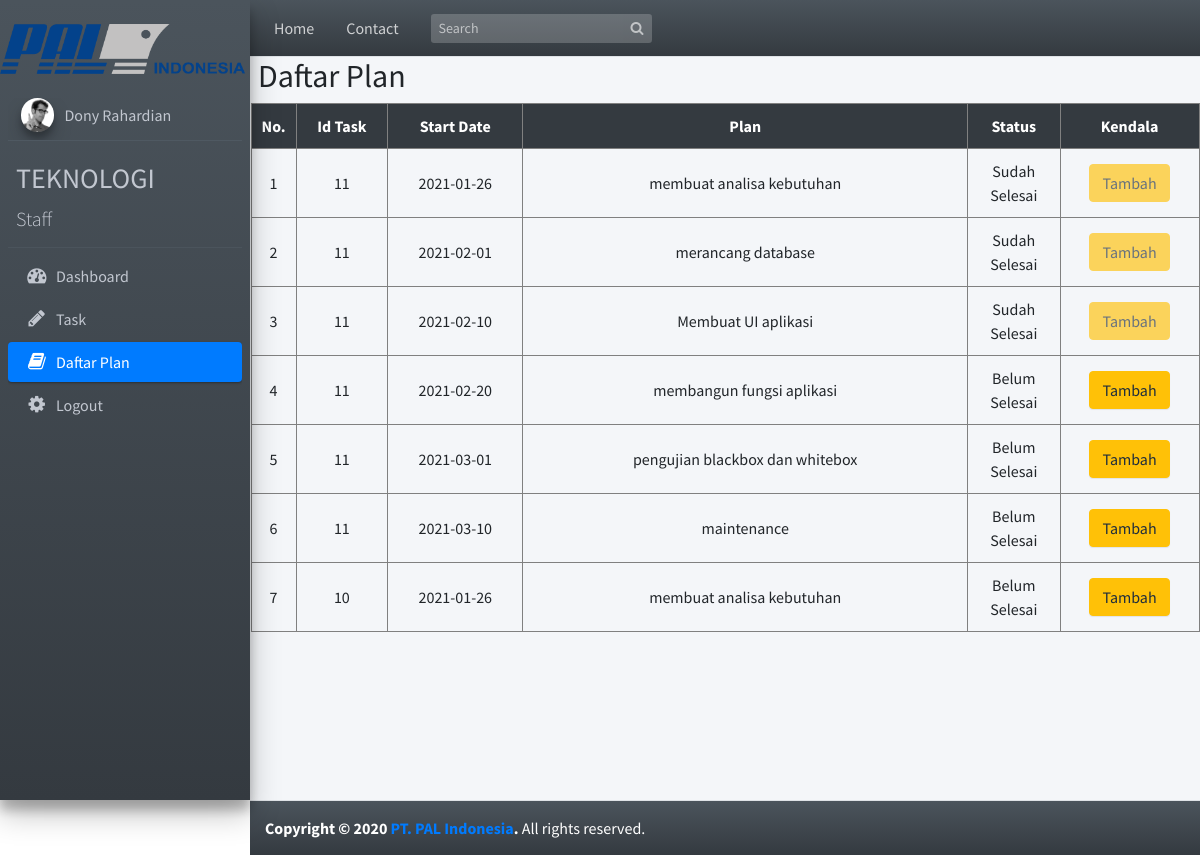
Before: /pages/user_2/dashboard_2.php?plan (signed in) with the older database file.
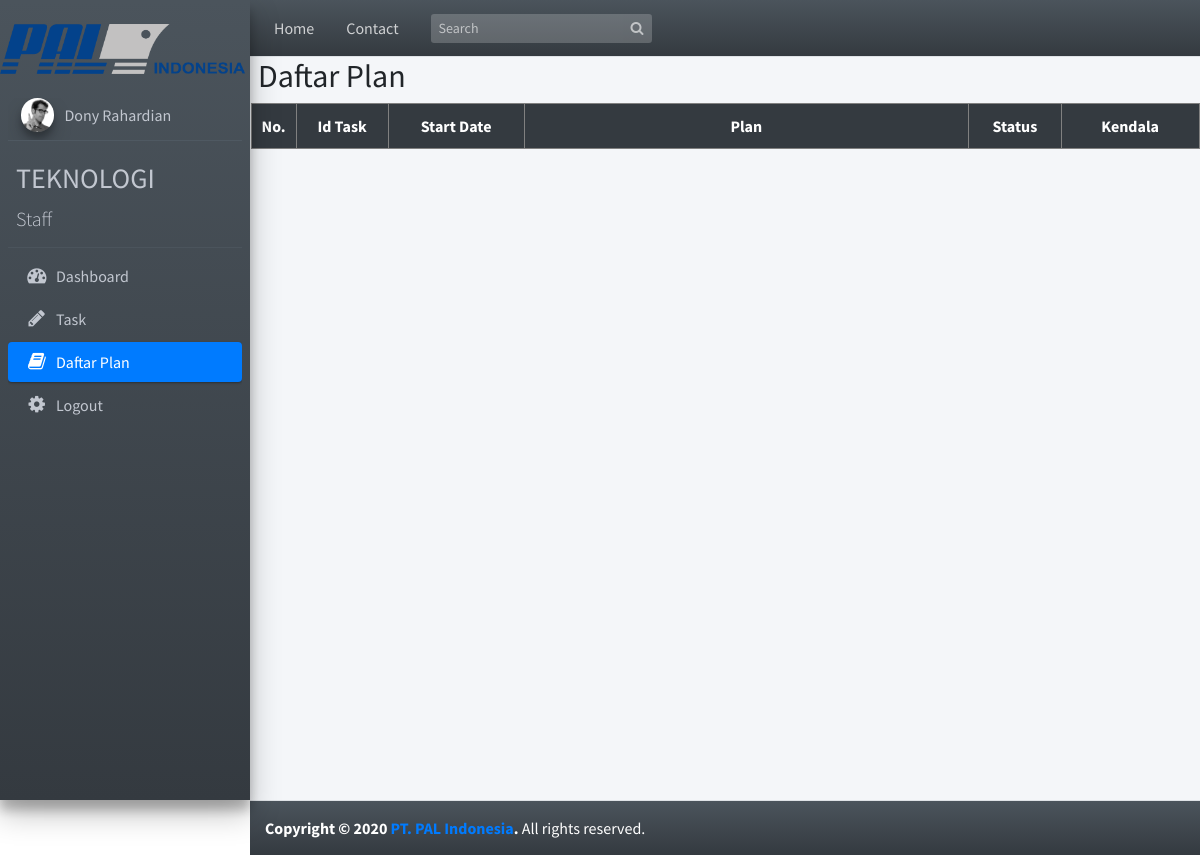
After: the same page with the newer database file.
### tables this page shows
CREATE TABLE `tabel_plan` (
  `id_plan` int(11) NOT NULL,
  `id_task` int(11) NOT NULL,
  `date` date NOT NULL,
  `plan` varchar(255) NOT NULL,
  `status` int(1) NOT NULL
);

### pages/user_2/daftar_plan.php (the view, shortened to what this page needs)
<?php
  $no=1;
  $connect = mysqli_connect("localhost", "root", "", "magang_pal");
  $query = "SELECT * FROM tabel_plan ORDER BY id_plan ASC";
  $result = mysqli_query($connect, $query);
?>
<h2>Daftar Plan</h2>
<div class="row mb-2">
  <div class="table-responsive">
    <div id="daftar_plan">
      <table border="1" cellpadding="10" style="text-align:center;">
        <tr  bgcolor="#343a40"  style="color:#ffffff;">
            <th>No.</th>
            <th width=10%>Id Task</th>
            <th width=15%>Start Date</th>
            <th width=50%>Plan</th>
            <th width=10%>Status</th>
            <th width=15%>Kendala</th>
        </tr>
            <?php
              while($row = mysqli_fetch_array($result))
              {
            ?>
        <tr>
              <td><?php echo $no ?></td>
              <td><?php echo $row['id_task'] ?></td>
              <td><?php echo $row['date'] ?></td>
              <td><?php echo $row['plan'] ?></td>
              <td>
                  <?php if($row['status']=='1')
                      {
                    ?>
                        <a>Sudah Selesai</a>
                    <?php } else { ?>
                      <a>Belum Selesai</a>
                    <?php }
                    ?>
                  </td>
              <td>
                <?php if($row['status']=='1')
                  {
                ?>
                    <input disabled type="button" name="add" value="Tambah" id="<?php echo $row["id_plan"]; ?>" class="btn btn-warning btn-xs tambah_data"/>
                <?php } else { ?>
                    <input type="button" name="add" value="Tambah" id="<?php echo $row["id_plan"]; ?>" class="btn btn-warning btn-xs tambah_data"/>
                <?php }
                 ?>
              </td>
        </tr>
              <?php $no++;
                }
              ?>
      </table>
    </div>
  </div>
</div>

### pages/user_2/dashboard_2.php (shortened to what this page needs)
<!DOCTYPE html>
<html>
<head>
  <link rel="stylesheet" href="../../plugins/font-awesome/css/font-awesome.min.css">
  <link rel="stylesheet" href="https://code.ionicframework.com/ionicons/2.0.1/css/ionicons.min.css">
  <link rel="stylesheet" href="../../dist/css/adminlte.min.css">
  <link rel="stylesheet" href="../../plugins/iCheck/flat/blue.css">
  <link rel="stylesheet" href="../../plugins/morris/morris.css">
  <link rel="stylesheet" href="../../plugins/jvectormap/jquery-jvectormap-1.2.2.css">
  <link rel="stylesheet" href="../../plugins/datepicker/datepicker3.css">
  <link rel="stylesheet" href="../../plugins/daterangepicker/daterangepicker-bs3.css">
  <link rel="stylesheet" href="../../plugins/bootstrap-wysihtml5/bootstrap3-wysihtml5.min.css">
</head>
<body class="hold-transition sidebar-mini">
<div class="wrapper">
  <nav class="main-header navbar navbar-expand bg-dark-gradient navbar-dark border-bottom">
    <ul class="navbar-nav">
      <li class="nav-item d-none d-sm-inline-block">
        <a href="dashboard_2.php" class="nav-link">Home</a>
      </li>
      <li class="nav-item d-none d-sm-inline-block">
        <a href="#" class="nav-link">Contact</a>
      </li>
    </ul>
    <form class="form-inline ml-3">
      <div class="input-group input-group-sm">
        <input class="form-control form-control-navbar" type="search" placeholder="Search" aria-label="Search">
        <div class="input-group-append">
          <button class="btn btn-navbar" type="submit">
            <i class="fa fa-search"></i>
          </button>
        </div>
      </div>
    </form>
  </nav>
  <aside class="main-sidebar bg-dark-gradient sidebar-dark-primary elevation-4">
     <br>
    <img src="../../img/logpal.jpg" width="245px" height="50px">
    <div class="sidebar">
      <div class="user-panel mt-4 pb-2 mb-2 d-flex">
        <div class="image">
          <img src="../../dist/img/user2-160x160.jpg" class="img-circle elevation-3" alt="User Image">
        </div>
        <div class="info">
          <a href="" class="d-block"><?php echo $_SESSION['nama']; ?></a>
        </div>
      </div>
      <a href="dashboard_2.php?home" class="brand-link">
      <h3 class="brand-text font-weight-light"><b><?php echo $_SESSION['divisi']; ?></b></h3>
      <span class="brand-text font-weight-light"><?php echo $_SESSION['jabatan']; ?></span>
      </a>
      <nav class="mt-2">
        <ul class="nav nav-pills nav-sidebar flex-column" data-widget="treeview" role="menu" data-accordion="false">
              <li class="nav-item">
                <a href="dashboard_2.php?home" class="nav-link <?php if(isset($_REQUEST['home'])){ echo"active"; } ?>">
                  <i class="fa fa-dashboard nav-icon"></i>
                  <p>Dashboard</p>
                </a>
              </li>
              <li class="nav-item ">
                <a href="dashboard_2.php?task" class="nav-link <?php if(isset($_REQUEST['task'])){ echo"active"; } ?>">
                  <i class="nav-icon fa fa-pencil"></i>
                  <p>Task</p>
                </a>
              </li>
              <li class="nav-item ">
                <a href="dashboard_2.php?plan" class="nav-link <?php if(isset($_REQUEST['plan'])){ echo"active"; } ?>">
                  <i class="nav-icon fa fa-book"></i>
                  <p>Daftar Plan</p>
                </a>
              </li>
              <li class="nav-item">
                <a href="../../function/logout.php" class="nav-link">
                  <i class="nav-icon fa fa-gear"></i>
                  <p>
                    Logout
                  </p>
                </a>
              </li>
        </ul>
      </nav>
    </div>
  </aside>
  <div class="content-wrapper">
    <div class="content">
    <?php
			if(isset($_REQUEST['home'])){
				include("home.php");
			}else if(isset($_REQUEST['task'])){
				include("daftar_task.php");
			}else if(isset($_REQUEST['plan'])){
				include("daftar_plan.php");
			}else if(isset($_REQUEST['tambah_plan'])){
				include("add_plan.php");
			}?>
    </div>
  </div>
  <footer class="main-footer bg-dark-gradient">
    <strong>Copyright &copy; 2020 <a href="https://pal.co.id">PT. PAL Indonesia</a>.</strong>
    All rights reserved.
  </footer>
</div>
</body>
</html>

Changed rows visible on the page:
removed tabel_plan: id_task "11", date "2021-01-26", plan "membuat analisa kebutuhan", status "Sudah Selesai"
removed tabel_plan: id_task "11", date "2021-02-01", plan "merancang database", status "Sudah Selesai"
removed tabel_plan: id_task "11", date "2021-02-10", plan "Membuat UI aplikasi", status "Sudah Selesai"
removed tabel_plan: id_task "11", date "2021-02-20", plan "membangun fungsi aplikasi", status "Belum Selesai"
removed tabel_plan: id_task "11", date "2021-03-01", plan "pengujian blackbox dan whitebox", status "Belum Selesai"
removed tabel_plan: id_task "11", date "2021-03-10", plan "maintenance", status "Belum Selesai"
removed tabel_plan: id_task "10", date "2021-01-26", plan "membuat analisa kebutuhan", status "Belum Selesai"
